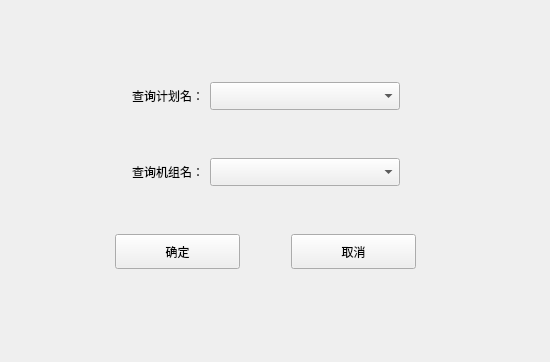
<?xml version="1.0" encoding="UTF-8"?>
<ui version="4.0">
 <class>QuerylogWindow</class>
 <widget class="QWidget" name="QuerylogWindow">
  <property name="geometry">
   <rect>
    <x>0</x>
    <y>0</y>
    <width>550</width>
    <height>362</height>
   </rect>
  </property>
  <property name="minimumSize">
   <size>
    <width>550</width>
    <height>362</height>
   </size>
  </property>
  <property name="maximumSize">
   <size>
    <width>550</width>
    <height>362</height>
   </size>
  </property>
  <property name="windowTitle">
   <string>查询检测记录</string>
  </property>
  <widget class="QWidget" name="verticalLayoutWidget">
   <property name="geometry">
    <rect>
     <x>70</x>
     <y>40</y>
     <width>391</width>
     <height>271</height>
    </rect>
   </property>
   <layout class="QVBoxLayout" name="verticalLayout">
    <item>
     <layout class="QHBoxLayout" name="horizontalLayout">
      <item>
       <spacer name="horizontalSpacer">
        <property name="orientation">
         <enum>Qt::Horizontal</enum>
        </property>
        <property name="sizeHint" stdset="0">
         <size>
          <width>40</width>
          <height>20</height>
         </size>
        </property>
       </spacer>
      </item>
      <item>
       <widget class="QLabel" name="label">
        <property name="text">
         <string>查询计划名：</string>
        </property>
       </widget>
      </item>
      <item>
       <widget class="QComboBox" name="planName_combo">
        <property name="minimumSize">
         <size>
          <width>190</width>
          <height>28</height>
         </size>
        </property>
        <property name="maximumSize">
         <size>
          <width>190</width>
          <height>28</height>
         </size>
        </property>
       </widget>
      </item>
      <item>
       <spacer name="horizontalSpacer_2">
        <property name="orientation">
         <enum>Qt::Horizontal</enum>
        </property>
        <property name="sizeHint" stdset="0">
         <size>
          <width>40</width>
          <height>20</height>
         </size>
        </property>
       </spacer>
      </item>
     </layout>
    </item>
    <item>
     <layout class="QHBoxLayout" name="horizontalLayout_2">
      <item>
       <spacer name="horizontalSpacer_3">
        <property name="orientation">
         <enum>Qt::Horizontal</enum>
        </property>
        <property name="sizeHint" stdset="0">
         <size>
          <width>40</width>
          <height>20</height>
         </size>
        </property>
       </spacer>
      </item>
      <item>
       <widget class="QLabel" name="label_2">
        <property name="text">
         <string>查询机组名：</string>
        </property>
       </widget>
      </item>
      <item>
       <widget class="QComboBox" name="machineName_combo">
        <property name="minimumSize">
         <size>
          <width>190</width>
          <height>28</height>
         </size>
        </property>
        <property name="maximumSize">
         <size>
          <width>190</width>
          <height>28</height>
         </size>
        </property>
       </widget>
      </item>
      <item>
       <spacer name="horizontalSpacer_4">
        <property name="orientation">
         <enum>Qt::Horizontal</enum>
        </property>
        <property name="sizeHint" stdset="0">
         <size>
          <width>40</width>
          <height>20</height>
         </size>
        </property>
       </spacer>
      </item>
     </layout>
    </item>
    <item>
     <layout class="QHBoxLayout" name="horizontalLayout_3">
      <item>
       <widget class="QPushButton" name="ok_btn">
        <property name="minimumSize">
         <size>
          <width>125</width>
          <height>35</height>
         </size>
        </property>
        <property name="maximumSize">
         <size>
          <width>125</width>
          <height>35</height>
         </size>
        </property>
        <property name="text">
         <string>确定</string>
        </property>
       </widget>
      </item>
      <item>
       <widget class="QPushButton" name="cancel_btn">
        <property name="minimumSize">
         <size>
          <width>125</width>
          <height>35</height>
         </size>
        </property>
        <property name="maximumSize">
         <size>
          <width>125</width>
          <height>35</height>
         </size>
        </property>
        <property name="text">
         <string>取消</string>
        </property>
       </widget>
      </item>
     </layout>
    </item>
   </layout>
  </widget>
 </widget>
 <resources/>
 <connections/>
</ui>
